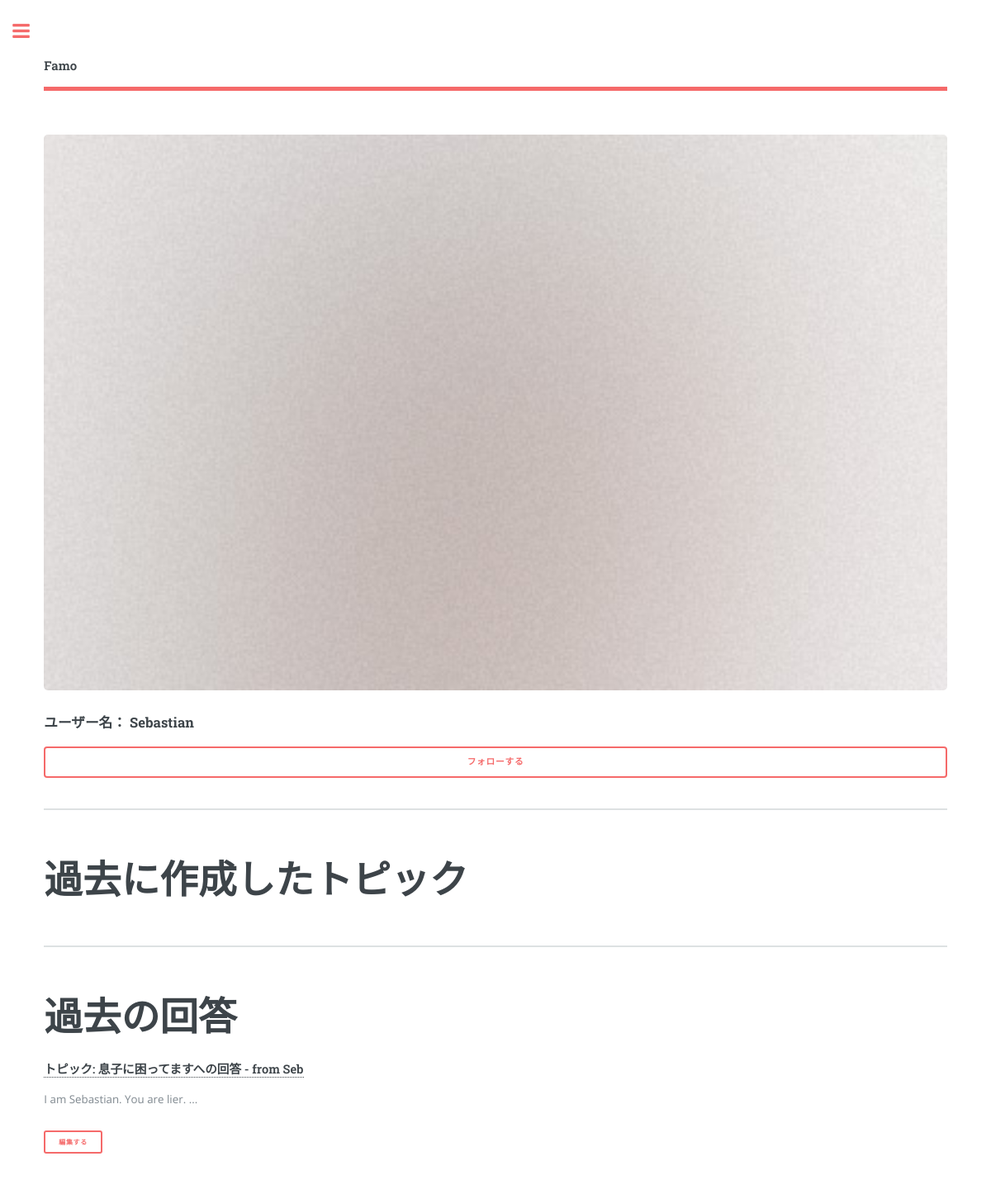
Before: /portfolio/Sebastian/ (signed in) with the older database file.
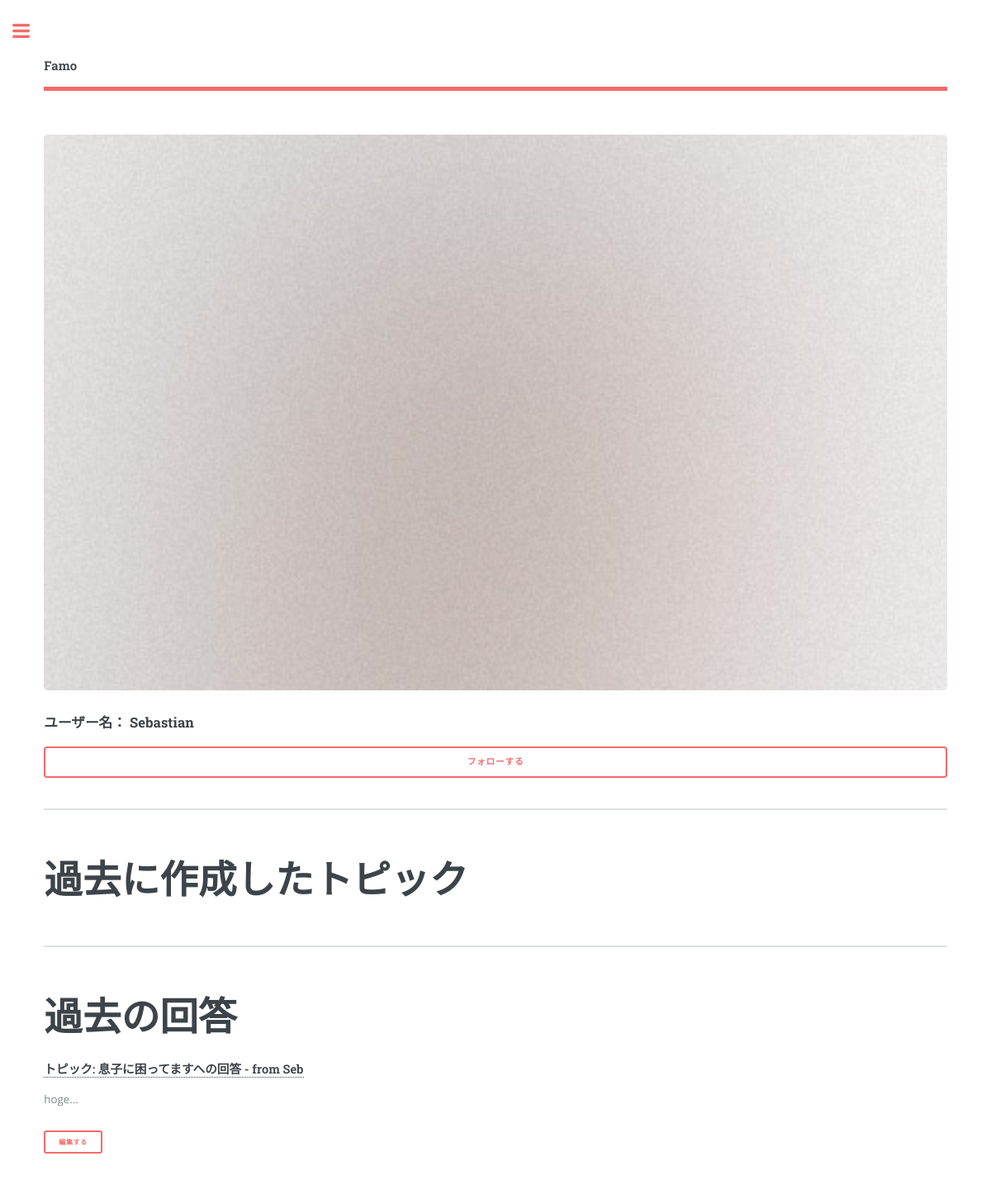
After: the same page with the newer database file.
### counsel/models.py (models this page shows, shortened)
class Post(models.Model):
    title = models.CharField(max_length=50)
    content = models.CharField(max_length=500)
    user = models.ForeignKey(FamoUser)
    updated_date = models.DateTimeField(auto_now=True)
    anonymous = models.BooleanField(default=False)
    class Meta:
        abstract = True

class Answer(Post):
    question = models.ForeignKey(Question)
    good_rators = models.ManyToManyField(FamoUser, related_name='good_answers')
    bad_rators = models.ManyToManyField(FamoUser, related_name='bad_anwers')

class Question(Post):
    hits = models.IntegerField(default=0)
    last_accessed_date = models.DateTimeField(default=datetime.now())

### portfolio/views.py (the view)
# urls.py: url(r'^(?P<username>\S+?)/', views.user, name='user'),
def user(request, username):
    user = get_object_or_404(FamoUser, username=username)
    context = {'user': user}
    if user in request.user.follows.all():
        context['following'] = True
    else:
        context['following'] = False
    return render(request, 'portfolio/user.html', context)

### commons/templatetags/commons_extras.py (called while the page is built)
@register.filter
def get_categories(num=30):
    return Category.objects.order_by('name')[:num]

@register.inclusion_tag('commons/search_form.html')
def search_form():
    search_form = SearchForm(prefix='search')
    return {'search_form': search_form}

### counsel/models.py (called while the page is built)
    def __str__(self):
        return self.name

### portfolio/templatetags/portfolio_extras.py (called while the page is built)
@register.filter
def cut_text(text, num):
    return text[:num]

def latest_user_objs(model_, user, num):
    return model_.objects.filter(user=user)[:num]

@register.filter
def latest_answers(user, num):
    return latest_user_objs(Answer, user, num)

@register.filter
def latest_questions(user, num):
    return latest_user_objs(Question, user, num)

### portfolio/templates/portfolio/user.html (shortened to what this page needs)
{% extends 'portfolio/portfolio_base.html' %}
{% load static %}
{% load portfolio_extras %}
{% block content %}
<section id="profile">
  <span class="image fit"><img src="{% static 'commons/images/pic01.jpg' %}"></span>
  <h3>ユーザー名： {{ user.username }}</h3>
  <a class="button fit" id="follow">
    {% if following %}フォロー中{% else %}フォローする{% endif %}
  </a>
</section>
<section id="questions">
  <h1>過去に作成したトピック</h1>
</section>
<section id="answers">
  <h1>過去の回答</h1>
  {% for answer in user|latest_answers:6 %}
  <section id="answer{{ answer.id }}">
    <h4><strong><a href="{% url 'counsel:detail' answer.question.id %}">トピック: {{ answer.question.title }}への回答 - {{ answer.title }}</a></strong></h4>
    <p>{{ answer.content|cut_text:30 }}...</p>
    <p><a class="button small">編集する</a></p>
  </section>
  {% endfor %}
</section>
{% endblock content %}

Changed rows visible on the page:
changed Answer "from Seb": content "I am Sebastian. You are lier." → "hoge"
